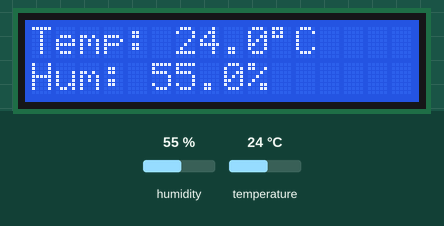
Bench run of a sketch on a simulated Arduino Uno, built with avr-gcc and run on an emulated ATmega328P. Shown: 16×2 character LCD. The test bench sets the inputs (shaded band); at power-on: humidity 55 %, temperature 24 °C.

Above: at 1.2 s.
1.3 s: humidity set to 22 %
At 3.0 s:
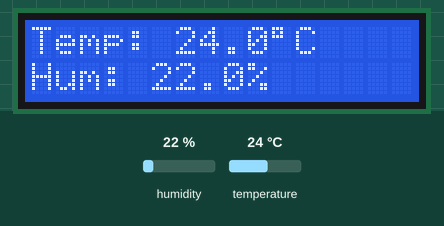
4.0 s: temperature set to 12 °C
At 4.5 s:
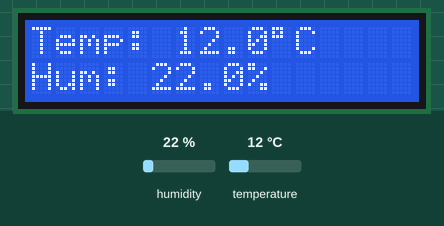
6.7 s: humidity set to 40 %
At 8.6 s:
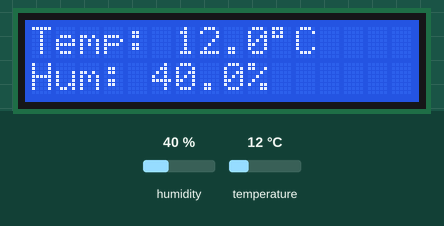
9.7 s: temperature set to 19 °C
At 11.2 s:
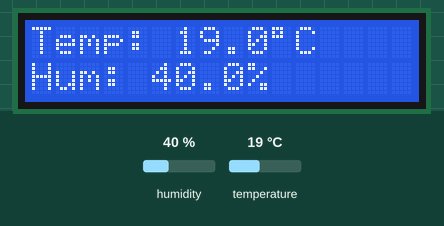
Timing chart, 0 to 12.7 s (numbered marks = the images above; inputs shaded):
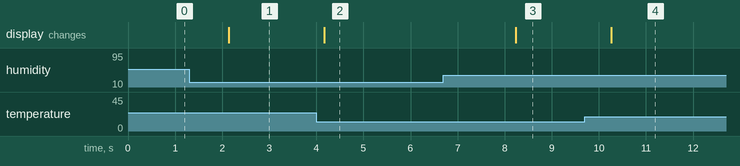

Measured:
- after the input at 1.3 s, the display: changes after 0.84 s (image 1)
- after the input at 4.0 s, the display: changes after 0.17 s (image 2)
- after the input at 6.7 s, the display: changes after 1.5 s (image 3)
- after the input at 9.7 s, the display: changes after 0.56 s (image 4)

The sketch:

Temperature.ino
```cpp
#include <Wire.h>
#include <LiquidCrystal_I2C.h>
#include "DHT.h"

// LCD I2C address อาจเป็น 0x27 หรือ 0x3F แล้วแต่รุ่น
LiquidCrystal_I2C lcd(0x27, 16, 2);

#define DHTPIN 2          // ขาที่ต่อกับ DATA ของ DHT22
#define DHTTYPE DHT22     // เลือกชนิดเซนเซอร์

DHT dht(DHTPIN, DHTTYPE);

void setup() {
  lcd.init();
  lcd.backlight();

  dht.begin();

  lcd.setCursor(0, 0);
  lcd.print("Reading sensor...");
}

void loop() {
  float temp = dht.readTemperature();     // องศาเซลเซียส
  float humid = dht.readHumidity();

  if (isnan(temp) || isnan(humid)) {
    lcd.clear();
    lcd.setCursor(0, 0);
    lcd.print("Sensor error");
  } else {
    lcd.clear();
    lcd.setCursor(0, 0);
    lcd.print("Temp: ");
    lcd.print(temp, 1);
    lcd.print((char)223); // องศา
    lcd.print("C");

    lcd.setCursor(0, 1);
    lcd.print("Hum: ");
    lcd.print(humid, 1);
    lcd.print("%");
  }

  delay(2000);
}
```
